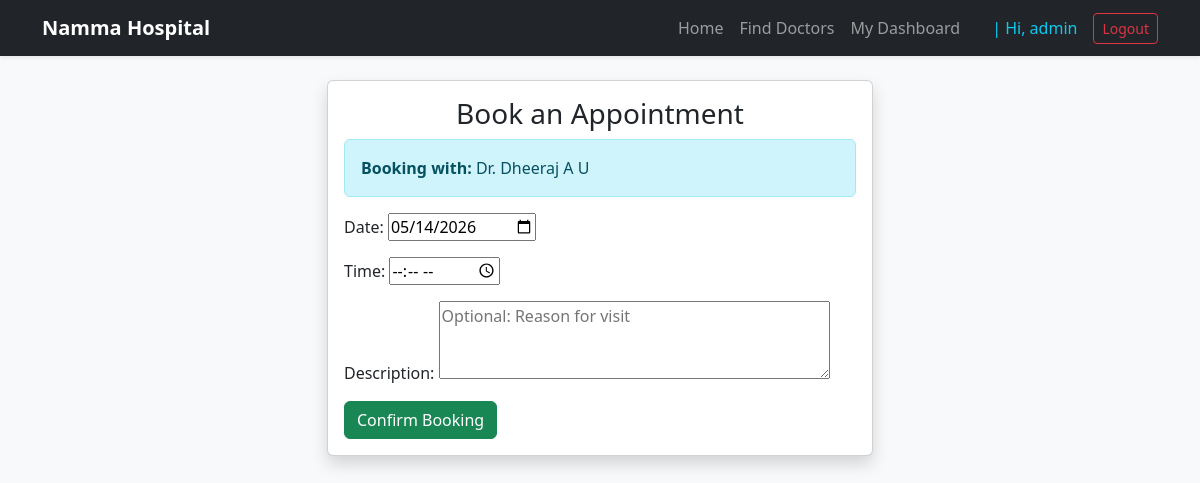
The page /book/?doctor=2&date=2026-05-14 (signed in) on the database as committed earlier.
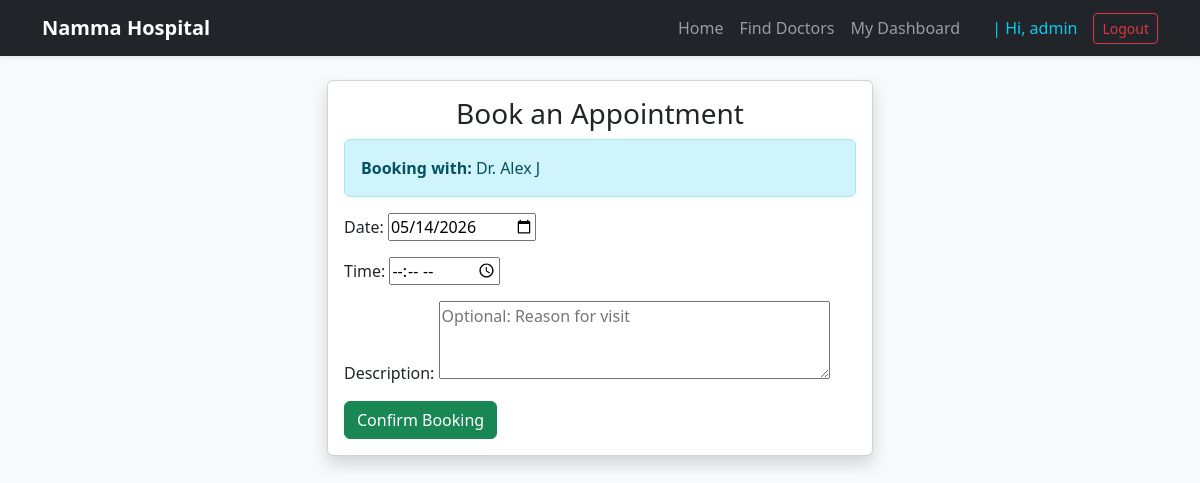
The same page on the database as committed later.
### clinic/models.py (models this page shows)
class User(AbstractUser):
    is_doctor = models.BooleanField(default=False)
    is_patient = models.BooleanField(default=False)
    profile_pic = models.ImageField(upload_to = 'profile_pics/', null = True, blank = True)
    """
    is_doctor → is this user a doctor?
    is_patient → is this user a patient?
    profile_pic → user's image
    """

### clinic/views.py (the view)
# urls.py: path('book/', views.book_appointment, name='book_appointment'),
@login_required
def book_appointment(request):
    doctor_id = request.GET.get('doctor')
    if not doctor_id:
        messages.info(request, "Please select a doctor first to book an appointment.")
        return redirect('doctor_list')
    try:
        selected_doctor = User.objects.get(pk=doctor_id, is_doctor=True)
    except (User.DoesNotExist, ValueError):
        messages.error(request, "Invalid doctor selected.")
        return redirect('doctor_list')
    if request.method == 'POST':
        form = AppointmentForm(request.POST)
        if form.is_valid():
            appt_date = form.cleaned_data['date']
            appt_time = form.cleaned_data['time']
            date_str = appt_date.strftime('%Y-%m-%d')
            time_str = appt_time.strftime('%H:%M')
            from .utils import validate_appointment_time, find_next_available_slot
            validation = validate_appointment_time(selected_doctor.id, date_str, time_str)
            if not validation['is_valid']:
                next_slot = find_next_available_slot(selected_doctor.id, date_str)
                messages.error(request, f"Sorry, this time is taken or invalid: {validation['error']} The next available time is {next_slot}.")
            else:
                appointment = form.save(commit=False)
                appointment.patient = request.user
                appointment.doctor = selected_doctor
                appointment.status = 'Confirmed'
                appointment.save()
                messages.success(request, f"Appointment CONFIRMED with Dr. {selected_doctor.get_full_name() or selected_doctor.username} at {time_str} on {date_str}!")
                return redirect('patient_dashboard')
    else:
        initial_data = {}
        date_param = request.GET.get('date')
        if date_param:
            initial_data['date'] = date_param
        form = AppointmentForm(initial=initial_data)
    return render(request, 'clinic/book_appointment.html', {'form': form, 'doctor': selected_doctor})

### clinic/forms.py
class AppointmentForm(forms.ModelForm):
    class Meta:
        model = Appointment
        fields = ['date', 'time', 'description']
        widgets = {
            'date': forms.DateInput(attrs={'type': 'date'}),
            'time': forms.TimeInput(attrs={'type': 'time'}),
            'description': forms.Textarea(attrs={'placeholder': 'Optional: Reason for visit', 'rows': 3}),
        }

### clinic/templates/clinic/book_appointment.html (shortened to what this page needs)
{% extends 'clinic/base.html' %}
{% block content %}
<div class="row justify-content-center">
    <div class="col-md-6">
        <div class="card shadow">
            <div class="card-body">
                <h3 class="text-center">Book an Appointment</h3>
                <form method="post">
    {% if doctor %}
        <div class="alert alert-info">
            <strong>Booking with:</strong> Dr. {{ doctor.get_full_name|default:doctor.username }}
        </div>
    {% endif %}
    {{ form.as_p }}
    <button type="submit" class="btn btn-success">Confirm Booking</button>
</form>
            </div>
        </div>
    </div>
</div>
{% endblock %}

Rows that differ between the two databases and show on the page:
changed User: get_full_name "Dheeraj A U" → "Alex J"
